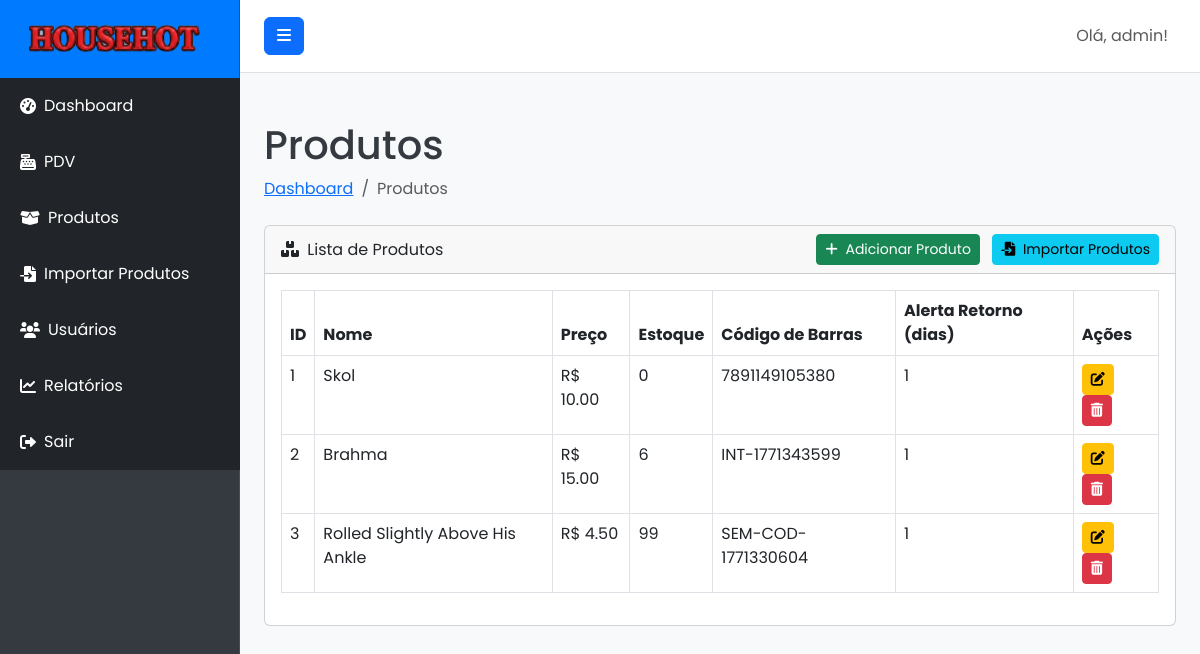
Page /products (signed in) on the earlier database version.
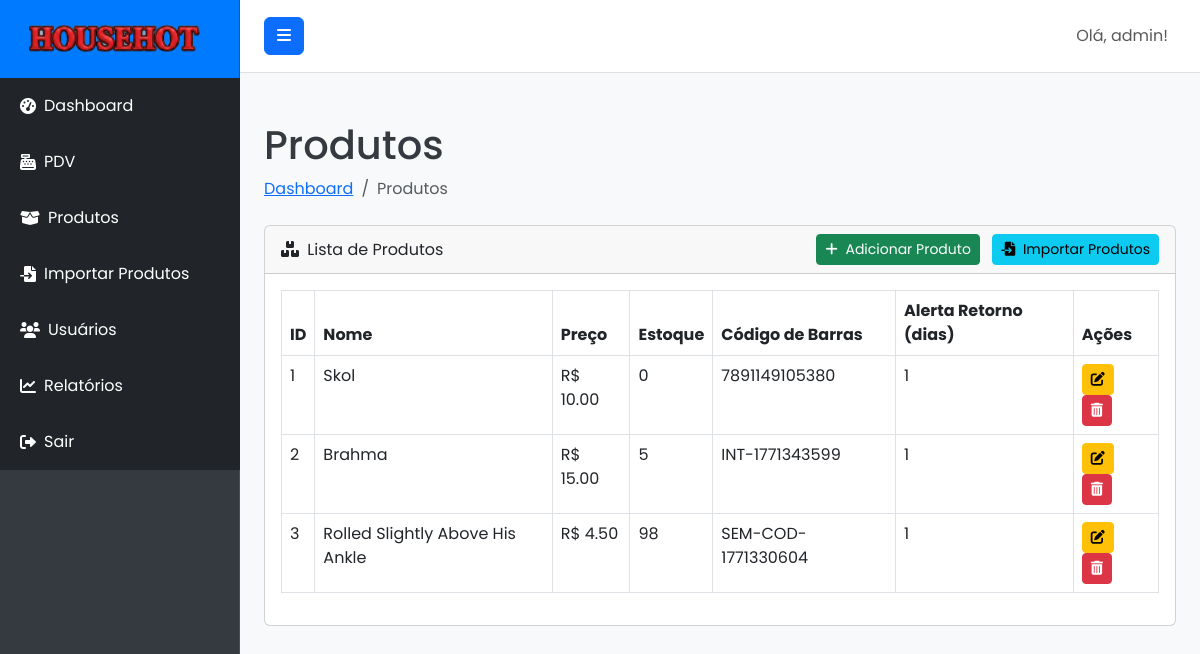
Same page on the later database version.
### models.py (models this page shows, shortened)
class User(UserMixin, db.Model):
    id = db.Column(db.Integer, primary_key=True)
    username = db.Column(db.String(80), unique=True, nullable=False)
    email = db.Column(db.String(120), unique=True, nullable=False)
    password_hash = db.Column(db.String(128), nullable=False)
    role = db.Column(db.String(20), default='user', nullable=False) # 'admin' ou 'user'
    sales = db.relationship('Sale', backref='operator', lazy=True) # Relação com vendas
    def is_admin(self):
        return self.role == 'admin'

class Product(db.Model):
    id = db.Column(db.Integer, primary_key=True)
    name = db.Column(db.String(100), nullable=False)
    description = db.Column(db.Text, nullable=True)
    price = db.Column(db.Float, nullable=False)
    stock = db.Column(db.Integer, nullable=False, default=0)
    barcode = db.Column(db.String(50), unique=True, nullable=True)
    return_alert_days = db.Column(db.Integer, nullable=True, default=None) # Pode ser nulo se não houver alerta

### routes.py (the view)
@main_bp.route('/products')
@admin_required
def products():
    return render_template('products.html', products=Product.query.all())

### routes.py (called while the page is built)
def admin_required(f):
    @wraps(f)
    @login_required
    def decorated_function(*args, **kwargs):
        if not current_user.is_admin():
            flash('Você não tem permissão para acessar esta página.', 'danger')
            return redirect(url_for('main.dashboard'))
        return f(*args, **kwargs)
    return decorated_function

### templates/products.html (shortened to what this page needs)
{% extends "base.html" %}
{% block content %}
<div class="container-fluid">
    <h1 class="mt-4">Produtos</h1>
    <ol class="breadcrumb mb-4">
        <li class="breadcrumb-item"><a href="{{ url_for('main.dashboard') }}">Dashboard</a></li>
        <li class="breadcrumb-item active">Produtos</li>
    </ol>
    <div class="card mb-4">
        <div class="card-header d-flex justify-content-between align-items-center">
            <div>
                <i class="fas fa-boxes me-1"></i>
                Lista de Produtos
            </div>
            <div>
                <a href="{{ url_for('main.add_product') }}" class="btn btn-success btn-sm me-2">
                    <i class="fas fa-plus me-1"></i> Adicionar Produto
                </a>
                <a href="{{ url_for('main.import_products') }}" class="btn btn-info btn-sm">
                    <i class="fas fa-file-import me-1"></i> Importar Produtos
                </a>
            </div>
        </div>
        <div class="card-body">
            <div class="table-responsive">
                <table class="table table-bordered" id="productsTable" width="100%" cellspacing="0">
                    <thead>
                        <tr>
                            <th>ID</th>
                            <th>Nome</th>
                            <th>Preço</th>
                            <th>Estoque</th>
                            <th>Código de Barras</th>
                            <th>Alerta Retorno (dias)</th>
                            <th>Ações</th>
                        </tr>
                    </thead>
                    <tbody>
                        {% for product in products %}
                        <tr>
                            <td>{{ product.id }}</td>
                            <td>{{ product.name }}</td>
                            <td>R$ {{ "%.2f"|format(product.price) }}</td>
                            <td>{{ product.stock }}</td>
                            <td>{{ product.barcode if product.barcode else 'N/A' }}</td>
                            <td>{{ product.return_alert_days if product.return_alert_days is not none else 'N/A' }}</td>
                            <td>
                                <a href="{{ url_for('main.edit_product', product_id=product.id) }}" class="btn btn-warning btn-sm me-1">
                                    <i class="fas fa-edit"></i>
                                </a>
                                <form action="{{ url_for('main.delete_product', product_id=product.id) }}" method="POST" class="d-inline">
                                    <button type="submit" class="btn btn-danger btn-sm" onclick="return confirm('Tem certeza que deseja excluir este produto?');">
                                        <i class="fas fa-trash-alt"></i>
                                    </button>
                                </form>
                            </td>
                        </tr>
                        {% endfor %}
                    </tbody>
                </table>
            </div>
        </div>
    </div>
</div>
{% endblock %}

### templates/base.html (shortened to what this page needs)
<!DOCTYPE html>
<html lang="pt-br">
<head>
    <link href="https://cdn.jsdelivr.net/npm/bootstrap@5.3.0/dist/css/bootstrap.min.css" rel="stylesheet">
    <link rel="stylesheet" href="https://cdnjs.cloudflare.com/ajax/libs/font-awesome/6.0.0-beta3/css/all.min.css">
    <link rel="stylesheet" href="{{ url_for('static', filename='css/style.css') }}">
</head>
<body>
    <div class="d-flex" id="wrapper">
        <div class="bg-dark border-right" id="sidebar-wrapper">
            <div class="sidebar-heading text-white text-center py-4 fs-4 fw-bold">
                <img src="{{ url_for('static', filename='img/logo.png') }}" alt="Logo" class="me-2" style="height: 30px;">
            </div>
            <div class="list-group list-group-flush">
                <a href="{{ url_for('main.dashboard') }}" class="list-group-item list-group-item-action bg-dark text-white">
                    <i class="fas fa-tachometer-alt me-2"></i> Dashboard
                </a>
                <a href="{{ url_for('main.pdv') }}" class="list-group-item list-group-item-action bg-dark text-white">
                    <i class="fas fa-cash-register me-2"></i> PDV
                </a>
                {% if current_user.is_authenticated and current_user.is_admin() %}
                <a href="{{ url_for('main.products') }}" class="list-group-item list-group-item-action bg-dark text-white">
                    <i class="fas fa-box-open me-2"></i> Produtos
                </a>
                <a href="{{ url_for('main.import_products') }}" class="list-group-item list-group-item-action bg-dark text-white">
                    <i class="fas fa-file-import me-2"></i> Importar Produtos
                </a>
                <a href="{{ url_for('main.users') }}" class="list-group-item list-group-item-action bg-dark text-white">
                    <i class="fas fa-users me-2"></i> Usuários
                </a>
                <a href="{{ url_for('main.reports') }}" class="list-group-item list-group-item-action bg-dark text-white">
                    <i class="fas fa-chart-line me-2"></i> Relatórios
                </a>
                {% endif %}
                <a href="{{ url_for('main.logout') }}" class="list-group-item list-group-item-action bg-dark text-white">
                    <i class="fas fa-sign-out-alt me-2"></i> Sair
                </a>
            </div>
        </div>
        <div id="page-content-wrapper">
            <nav class="navbar navbar-expand-lg navbar-light bg-light border-bottom">
                <button class="btn btn-primary" id="menu-toggle">
                    <i class="fas fa-bars"></i>
                </button>
                <div class="collapse navbar-collapse" id="navbarSupportedContent">
                    <ul class="navbar-nav ms-auto mt-2 mt-lg-0">
                        <li class="nav-item active">
                            <a class="nav-link" href="#">Olá, {{ current_user.username }}!</a>
                        </li>
                    </ul>
                </div>
            </nav>
            <div class="container-fluid py-4">
                {% block content %}{% endblock %}
            </div>
        </div>
    </div>
</body>
</html>

### static/css/style.css (style rules this page uses)
:root { --primary-color: #007bff; --secondary-color: #28a745; --info-color: #17a2b8; --warning-color: #ffc107; --danger-color: #dc3545; --background-light: #f8f9fa; --text-dark: #343a40; --text-light: #ffffff; --sidebar-bg: #343a40; --sidebar-link-hover: #0056b3; --sidebar-header-bg: var(--primary-color); --navbar-bg: #ffffff; --navbar-border-bottom: #e0e0e0; --card-bg: #ffffff; --card-shadow: 0 0.125rem 0.25rem rgba(0, 0, 0, 0.075); --login-bg-gradient-start: #007bff; --login-bg-gradient-end: #0056b3; --login-card-bg: rgba(255, 255, 255, 0.95); --login-card-shadow: 0 10px 25px rgba(0, 0, 0, 0.2); }
body { font-family: 'Poppins', sans-serif; background-color: var(--background-light); color: var(--text-dark); margin: 0; overflow-x: hidden; }
#wrapper { display: flex; width: 100%; align-items: stretch; }
#sidebar-wrapper { min-height: 100vh; width: 15rem; margin-left: 0; transition: margin .25s ease-out; background-color: var(--sidebar-bg) !important; border-right: 1px solid rgba(255, 255, 255, 0.1); flex-shrink: 0; }
#sidebar-wrapper .sidebar-heading { padding: 1.5rem 1.25rem; background-color: var(--sidebar-header-bg); display: flex; align-items: center; justify-content: center; }
#sidebar-wrapper .list-group { width: 15rem; }
#sidebar-wrapper .list-group-item { border: none; padding: 1rem 1.25rem; color: rgba(255, 255, 255, 0.7); background-color: transparent; text-decoration: none; display: flex; align-items: center; }
#page-content-wrapper { flex: 1; min-width: 0; width: 100%; }
.navbar { padding: 1rem 1.5rem; background-color: var(--navbar-bg) !important; border-bottom: 1px solid var(--navbar-border-bottom); }

Differences in the rows shown:
changed Product "Brahma": stock "6" → "5"
changed Product "Rolled Slightly Above His Ankle": stock "99" → "98"
